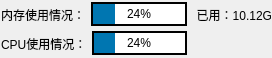
<?xml version="1.0" encoding="UTF-8"?>
<ui version="4.0">
 <class>PerformanceWindow</class>
 <widget class="QWidget" name="PerformanceWindow">
  <property name="geometry">
   <rect>
    <x>0</x>
    <y>0</y>
    <width>272</width>
    <height>58</height>
   </rect>
  </property>
  <property name="sizePolicy">
   <sizepolicy hsizetype="Expanding" vsizetype="Expanding">
    <horstretch>0</horstretch>
    <verstretch>0</verstretch>
   </sizepolicy>
  </property>
  <property name="windowTitle">
   <string>Form</string>
  </property>
  <property name="styleSheet">
   <string notr="true">QProgressBar{
	height : 20px;
	min-height : 20px;
	max-height : 20px;
	background-color : rgb(255, 255, 255);
	border : 2px solid rgb(0, 0, 0)
	}
QProgressBar::chunk{
	background-color : rgb(0, 118, 177);
}</string>
  </property>
  <layout class="QVBoxLayout" name="verticalLayout">
   <property name="spacing">
    <number>0</number>
   </property>
   <property name="leftMargin">
    <number>1</number>
   </property>
   <property name="topMargin">
    <number>0</number>
   </property>
   <property name="rightMargin">
    <number>0</number>
   </property>
   <property name="bottomMargin">
    <number>0</number>
   </property>
   <item>
    <widget class="QWidget" name="memoryWidget" native="true">
     <layout class="QHBoxLayout" name="horizontalLayout">
      <property name="leftMargin">
       <number>0</number>
      </property>
      <property name="topMargin">
       <number>0</number>
      </property>
      <property name="rightMargin">
       <number>0</number>
      </property>
      <property name="bottomMargin">
       <number>0</number>
      </property>
      <item>
       <widget class="QLabel" name="memoryLabel">
        <property name="text">
         <string>内存使用情况：</string>
        </property>
       </widget>
      </item>
      <item>
       <widget class="QProgressBar" name="memoryProgressBar">
        <property name="mouseTracking">
         <bool>false</bool>
        </property>
        <property name="acceptDrops">
         <bool>false</bool>
        </property>
        <property name="autoFillBackground">
         <bool>false</bool>
        </property>
        <property name="styleSheet">
         <string notr="true"/>
        </property>
        <property name="value">
         <number>24</number>
        </property>
        <property name="alignment">
         <set>Qt::AlignmentFlag::AlignCenter</set>
        </property>
        <property name="textVisible">
         <bool>true</bool>
        </property>
        <property name="orientation">
         <enum>Qt::Orientation::Horizontal</enum>
        </property>
        <property name="invertedAppearance">
         <bool>false</bool>
        </property>
        <property name="textDirection">
         <enum>QProgressBar::Direction::TopToBottom</enum>
        </property>
       </widget>
      </item>
      <item>
       <widget class="QLabel" name="showMemoryByteLabel">
        <property name="frameShape">
         <enum>QFrame::Shape::NoFrame</enum>
        </property>
        <property name="text">
         <string> 已用：10.12G</string>
        </property>
        <property name="scaledContents">
         <bool>false</bool>
        </property>
        <property name="alignment">
         <set>Qt::AlignmentFlag::AlignRight|Qt::AlignmentFlag::AlignTrailing|Qt::AlignmentFlag::AlignVCenter</set>
        </property>
        <property name="wordWrap">
         <bool>false</bool>
        </property>
       </widget>
      </item>
     </layout>
    </widget>
   </item>
   <item>
    <widget class="QWidget" name="cpuWidget" native="true">
     <layout class="QHBoxLayout" name="horizontalLayout_2">
      <property name="spacing">
       <number>5</number>
      </property>
      <property name="leftMargin">
       <number>0</number>
      </property>
      <property name="topMargin">
       <number>0</number>
      </property>
      <property name="rightMargin">
       <number>0</number>
      </property>
      <property name="bottomMargin">
       <number>0</number>
      </property>
      <item>
       <widget class="QLabel" name="cpuLabel">
        <property name="text">
         <string>CPU使用情况：</string>
        </property>
       </widget>
      </item>
      <item>
       <widget class="QProgressBar" name="cpuProgressBar">
        <property name="value">
         <number>24</number>
        </property>
        <property name="alignment">
         <set>Qt::AlignmentFlag::AlignCenter</set>
        </property>
       </widget>
      </item>
      <item>
       <spacer name="cpuHorizontalSpacer">
        <property name="orientation">
         <enum>Qt::Orientation::Horizontal</enum>
        </property>
        <property name="sizeHint" stdset="0">
         <size>
          <width>40</width>
          <height>20</height>
         </size>
        </property>
       </spacer>
      </item>
     </layout>
    </widget>
   </item>
  </layout>
 </widget>
 <resources/>
 <connections/>
</ui>
